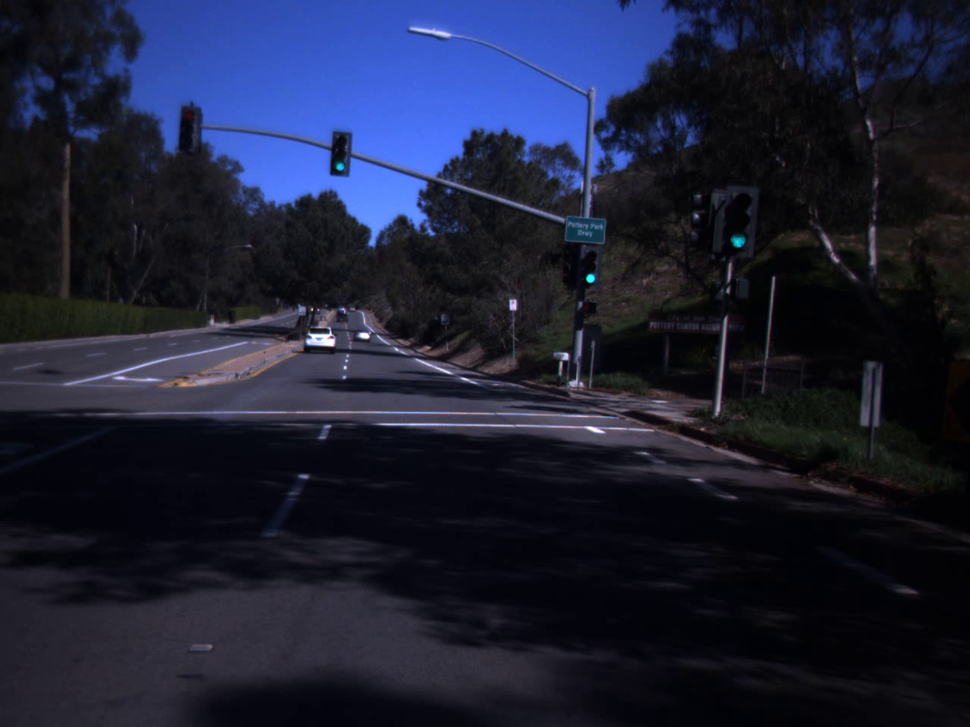
#> input picture dayClip10--00023.png, 970 x 727 px, shrunk from 1280 x 960 before the run
$ python tensoeflow_version.py
#> lines starting #> are read from the running program, lines starting #| are printed output that depends on the picture; after the words box and inside, x2 and y2 are one past the last pixel; in counts of white or black regions, pixels touching at a corner belong together; long printed decimals are rounded
#> further down, raw_image is the input picture: shape (727, 970, 3) float32; mean R, G, B 0.111, 0.126, 0.208
#!/usr/bin/env python3
# -*- coding: utf-8 -*-
"""
Created on Sat Oct 14 08:27:19 2017

@author: zhi
"""

#import tensorflow as tf
import numpy as np

# Do not inclue the following when in ROS projects
import matplotlib.pyplot as plt
import matplotlib.image as mpimg


#%% Image preprocessing
def image_preprocessing(raw_image):
    # Convert to numpy array
    image = np.array(raw_image)
    # uint8->double
    if image.dtype=='uint8':
        image = np.double(image)
    # Saturate
    image[image<0.1] = 0.1
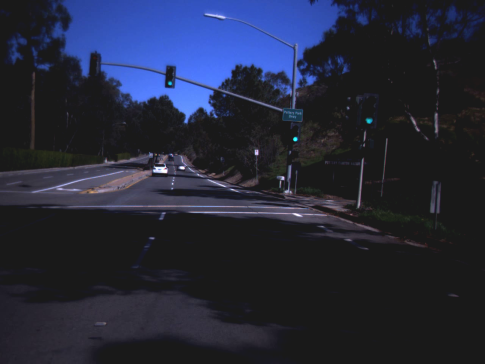
#> image: shape (727, 970, 3) float32 (shown at 1/2 size); mean R, G, B 0.145, 0.16, 0.228
    return image
#%% Transform color space
def color_channel_extraction(image):
    v_channel = np.max(image,axis=2)
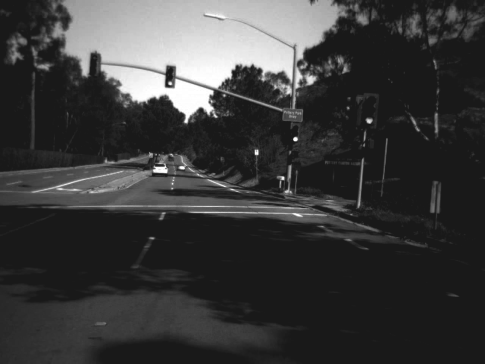
#> v_channel: shape (727, 970) float32 (shown at 1/2 size); min 0.1, max 1, mean 0.23
    s_channel = (v_channel-np.min(image,axis=2))/v_channel
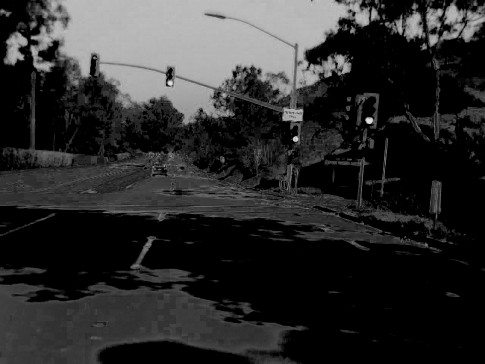
#> s_channel: shape (727, 970) float32 (shown at 1/2 size); min 0, max 0.9, mean 0.174
    r_channel = image[:,:,0]
    g_channel = image[:,:,1]
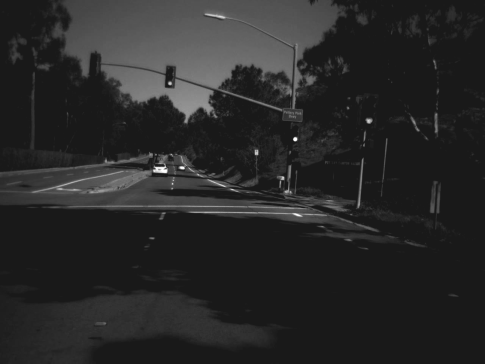
#> g_channel: shape (727, 970) float32 (shown at 1/2 size); min 0.1, max 1, mean 0.159
    b_channel = image[:,:,2]
    return v_channel, s_channel, r_channel, g_channel, b_channel

#%% Apply color filter on the image
def weighted_channels(image):
    v_channel, s_channel, r_channel, g_channel, b_channel = color_channel_extraction(image)
    weight_v = np.clip(v_channel*2-1,0,1)
    weight_s = np.clip(s_channel*2-1,0,1)
    weighted_r = weight_v*weight_s*r_channel
    weighted_g = weight_v*weight_s*g_channel
    weighted_b = weight_v*weight_s*b_channel
    return weighted_r,weighted_g,weighted_b

#%% color space segmentation
def color_space_segmentation(image):
    weighted_r,weighted_g,weighted_b = weighted_channels(image)
    # set partition
    partition_r = weighted_r-2*weighted_g>0
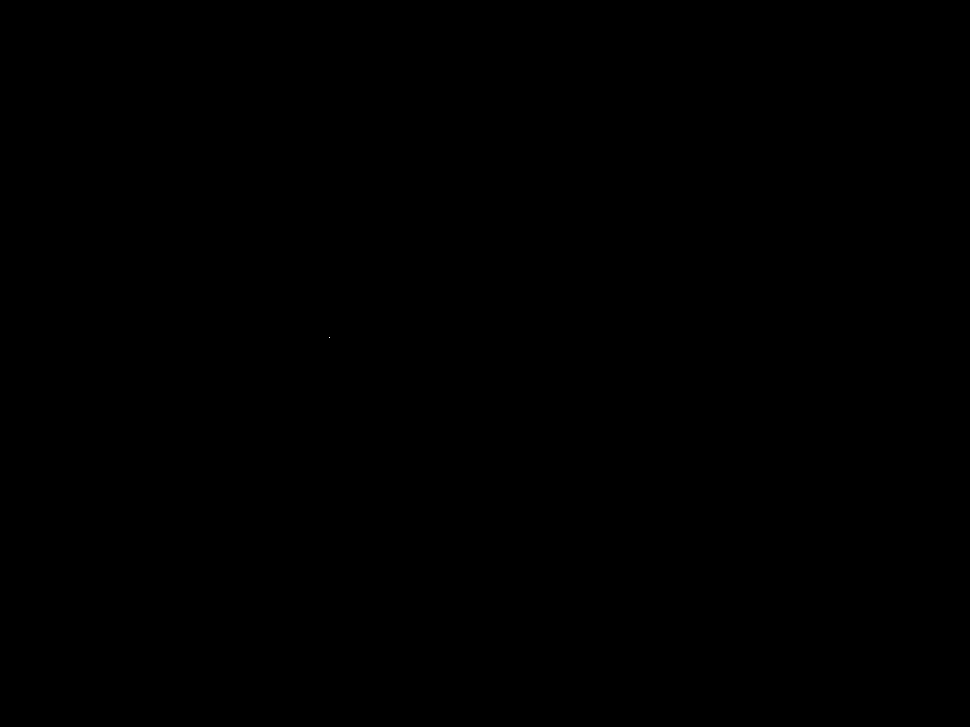
#> partition_r: shape (727, 970) bool; 0% white in thin lines or dots, all inside (x1, y1, x2, y2) = (329, 337, 330, 338)
    partition_g = weighted_g-2*weighted_r>0
#> partition_g: shape (727, 970) bool; 0.03% white; 8 white regions (5 under 20 px), largest, box (x1, y1, x2, y2) and area: (732, 237, 745, 247) 89, (586, 274, 596, 283) 69, (337, 163, 345, 171) 47
    partition_y = np.logical_and(weighted_r-2*weighted_g<0, weighted_g-2*weighted_r<0)
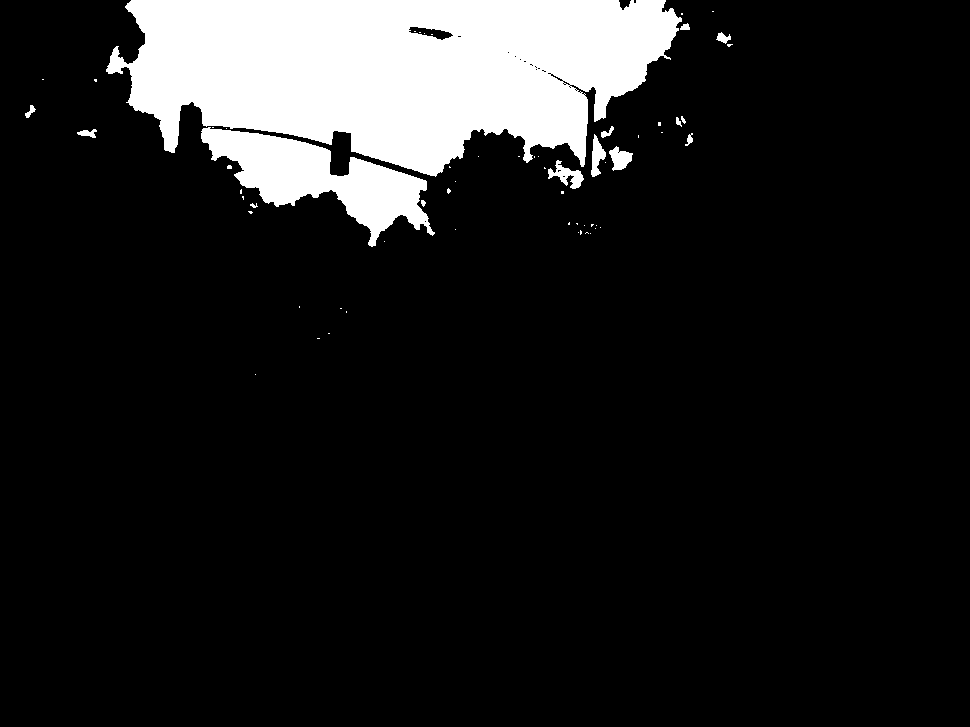
#> partition_y: shape (727, 970) bool; 11.9% white; 62 white regions (47 under 20 px), largest, box (x1, y1, x2, y2) and area: (106, 0, 682, 177) 71163, (201, 127, 435, 247) 11101, (548, 160, 584, 189) 443
    # segment pixel values to different partition
    segment_r = np.zeros(weighted_r.shape)
    segment_g = np.zeros(weighted_r.shape)
    segment_y = np.zeros(weighted_r.shape)
    segment_r[partition_r] = weighted_r[partition_r]
    segment_g[partition_g] = weighted_g[partition_g]
    temp1 = segment_y
    temp2 = segment_y
    temp1[partition_y] = weighted_r[partition_y]
    temp2[partition_y] = weighted_g[partition_y]
    segment_y = np.max(np.stack([temp1,temp2],axis=2),axis=2)
    # Threashold
    segment_r = np.clip(segment_r*2-1,0,1)
#> segment_r: shape (727, 970) float64; every value is 0
    segment_g = np.clip(segment_g*2-1,0,1)
    segment_y = np.clip(segment_y*2-1,0,1)
    return segment_r,segment_g,segment_y
#%% Simple classifier
def simple_detector(image):
    segment_r,segment_g,segment_y = color_space_segmentation(image)
    fig = plt.figure(figsize=(10,10))
    fig.add_subplot(2,2,1)
    plt.imshow(image, cmap='gray')
    fig.add_subplot(2,2,2)
    plt.imshow(segment_r,vmin=0,vmax=1, cmap='gray')
    fig.add_subplot(2,2,3)
    plt.imshow(segment_g,vmin=0,vmax=1, cmap='gray')
    fig.add_subplot(2,2,4)
    plt.imshow(segment_y,vmin=0,vmax=1, cmap='gray')
    fig.tight_layout()
    score_r = np.sum(segment_r)
#> score_r = 0
    score_g = np.sum(segment_g)
#> score_g = 7.56
    score_b = np.sum(segment_y)
#> score_b = 0
    print([score_r,score_g,score_b])
#| [0.0, 7.560, 0.0]
    if np.max([score_r,score_g,score_b]) <= 5:
        return -1
    return np.argmax([score_r,score_g,score_b])
#%% Define the computation graph
##%% Define the Holo kernal
#kernal_hole = np.array([[ 0.0, 0.0,-1.0,-1.0,-1.0,-1.0, 0.0, 0.0],
#                        [ 0.0,-1.0, 0.0, 0.0, 0.0, 0.0,-1.0, 0.0],
#                        [-1.0, 0.0, 0.0, 1.0, 1.0, 0.0, 0.0,-1.0],
#                        [-1.0, 0.0, 1.0, 1.0, 1.0, 1.0, 0.0,-1.0],
#                        [-1.0, 0.0, 1.0, 1.0, 1.0, 1.0, 0.0,-1.0],
#                        [-1.0, 0.0, 0.0, 1.0, 1.0, 0.0, 0.0,-1.0],
#                        [ 0.0,-1.0, 0.0, 0.0, 0.0, 0.0,-1.0, 0.0],
#                        [ 0.0, 0.0,-1.0,-1.0,-1.0,-1.0, 0.0, 0.0]])
## normalize the positive entries
#kernal_hole[kernal_hole>0] /= np.sum(kernal_hole[kernal_hole>0]);
## normalize and PENALIZE the negative entries !!!!!!!!!!!!!
#kernal_hole[kernal_hole<0] /= -0.66*np.sum(kernal_hole[kernal_hole<0]);

#%% Overall test
if __name__ == '__main__':
    # Image reading and preprocessing
    raw_image = mpimg.imread('dayClip10--00023.png')
    # [5 lines of commented-out code are left out]
    image = image_preprocessing(raw_image)
    temp = color_space_segmentation(image)
    result = simple_detector(image)
#> result = 1
    print('The detection result is {}.'.format(result))
#| The detection result is 1.
